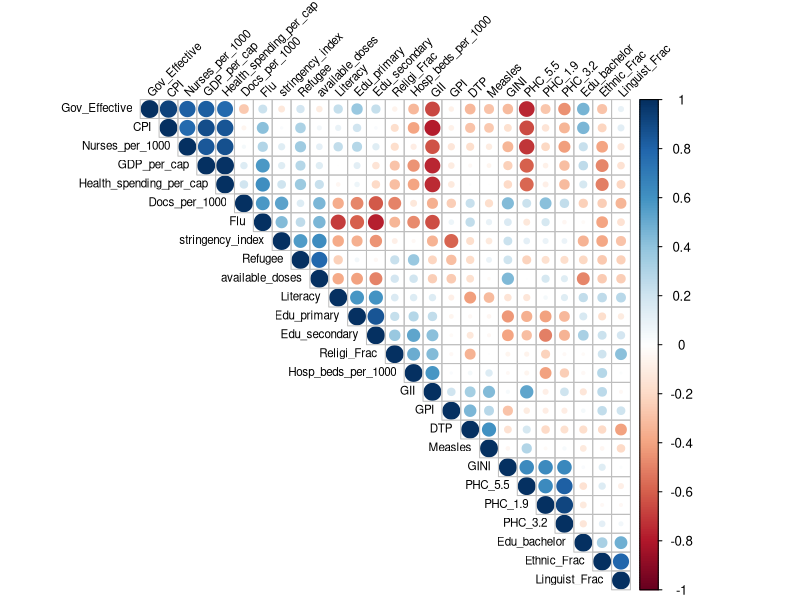

Write R code to recreate this figure.
merged_data <- read.csv("data/merged_data.csv")

library(tidyverse)
library(dplyr)
library(Hmisc)
library(corrplot)

library(caret)
library(glmnet)

who_eu_53_countries <- merged_data %>% filter(!(Country.x %in% c("Kosovo","Liechtenstein")))
rm(merged_data)

#Exploring the dataset
summary(who_eu_53_countries) 

#There are no countries with missing vaccination data (total population vaccinated)
#Countries for whom data was collected outside of the EU CDC website lack data for percent_fully_vaccinated_total_pop
#Calculating them for the 24 countries missing them


#For countries that lack the EU CDC percent_fully_vaccinated_total_pop statistic for the general population 
vaccination_stats_missing_in_eu_cdc <- 
  who_eu_53_countries %>% filter(is.na(percent_fully_vaccinated_total_pop)) %>% 
  mutate(percent_fully_vaccinated_total_pop = people_fully_vaccinated / population) %>% 
  select(Country.x,percent_fully_vaccinated_total_pop)

#For countries that have the EU CDC percent_fully_vaccinated_total_pop statistic for the general population 
vaccination_stats_in_eu <- who_eu_53_countries %>% 
  filter(!is.na(who_eu_53_countries$percent_fully_vaccinated_total_pop)) %>% 
  select(Country.x,percent_fully_vaccinated_total_pop)

combined_eu_and_not <- rbind(vaccination_stats_in_eu,vaccination_stats_missing_in_eu_cdc)

who_eu_53_countries <- inner_join(who_eu_53_countries,combined_eu_and_not, by = 'Country.x')
who_eu_53_countries <- who_eu_53_countries %>%
  select(-c(percent_fully_vaccinated_total_pop.x)) %>% 
  rename(percent_fully_vaccinated_total_pop = percent_fully_vaccinated_total_pop.y,
         GDP_per_cap = GDP.per.capita..current.US..,
         PHC_1.9 = Poverty.head.count.ratio.at..1.90.a.day....of.population.,
         PHC_3.2 = Poverty.head.count.ratio.at..3.20.a.day....of.population.,
         PHC_5.5 = Poverty.headcount.ratio.at..5.50.a.day....of.population.,
         GINI = Gini.index..World.Bank.estimate.,
         Literacy = Adult.Literacy.rate....of.people.ages.15.and.above.,
         Edu_primary = Education..at.least.completed.primary..population.25..years..total......cumulative.,
         Edu_secondary = Education..at.least.completed.upper.secondary..population.25...total......cumulative.,
         Edu_bachelor = Education..at.least.Bachelor.s.or.equivalent..population.25...total......cumulative.,
         Health_spending_per_cap = Health.expenditure.per.capita..current.US...,
         Hosp_beds_per_1000 = Hospital.beds..per.1.000.people.,
         Nurses_per_1000 = Nurses.and.midwives..per.1.000.people.,
         Docs_per_1000 = Physicians..per.1.000.people.,
         GII = Gender.Inequality.Index..GII.,
         GPI = Gender.Parity.Index..GPI.,
         Ethnic_Frac = ethnicFractionalization,
         Linguist_Frac = linguisticFractionalization,
         Religi_Frac = religiousFractionalization,
         Refugee = Refugee.population.by.country.or.territory.of.asylum,
         Gov_Effective = Government.Effectiveness.Index.Rank,
         CPI = CPI.score.2020..Corruption.Index.,
         DTP = DTP..Child.Vax.,
         Measles = MEASLES..Child.Vax.,
         Flu = Flu.Vax.Value)

# Checking for multicollinearity between the covariates 

full_covariate_list = c("GDP_per_cap",
                        "PHC_1.9",
                        "PHC_3.2",
                        "PHC_5.5",
                        "GINI",
                        "Literacy",
                        "Edu_primary",
                        "Edu_secondary",
                        "Edu_bachelor",
                        "Health_spending_per_cap",
                        "Hosp_beds_per_1000",
                        "Nurses_per_1000",
                        "Docs_per_1000",
                        "GII",
                        "GPI",
                        "Ethnic_Frac",
                        "Linguist_Frac",
                        "Religi_Frac",
                        "Refugee",
                        "Gov_Effective",
                        "stringency_index",
                        "CPI",
                        "DTP",
                        "Measles",
                        "Flu",
                        "available_doses")

corr_matrix <- cor(who_eu_53_countries[,full_covariate_list], method = "pearson", use = "complete.obs")

corr_matrix_significance <- rcorr(as.matrix(who_eu_53_countries[,full_covariate_list]), type = c("pearson","spearman"))
corr_matrix_significance$P

corrplot(corr_matrix, type = "upper", order = "hclust",   tl.cex = 0.7,
         tl.col = "black", tl.srt = 45)

##############
#target_group_statistics <- who_eu_53_countries %>% 
 # select(Country.x,
  #       percent_fully_vaccinated_hcw,
   #      percent_fully_vaccinated_ltcf,
    #     percent_fully_vaccinated_above60)
#
#summary(target_group_statistics)
################

#Penalised Logistic regression model: 
